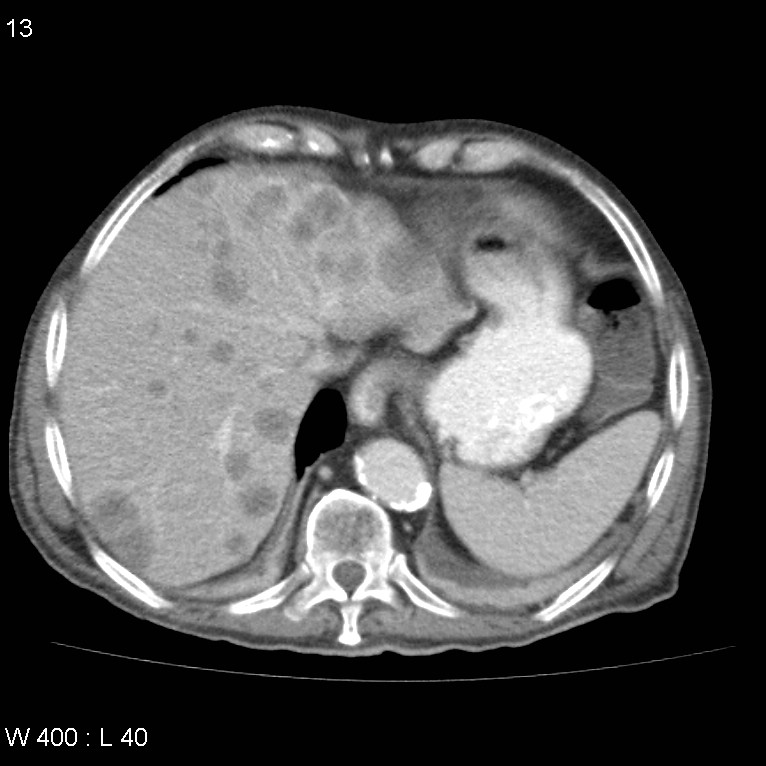
#> input picture data/livermetastases.jpg, 766 x 766 px, found by its file name
$ jupyter execute --allow-errors AIP_Segmentation_total.ipynb   (shell and % lines are left out)
#> lines starting #> are read from the running program, lines starting #| are printed output that depends on the picture; after the words box and inside, x2 and y2 are one past the last pixel; in counts of white or black regions, pixels touching at a corner belong together
<a href="https://colab.research.google.com/github/crystaljwang/tm11005_aip/blob/main/AIP_Segmentation_total.ipynb" target="_parent"></a>

# Exercise 1 Segmentation of metastases.

The purpose of this exercise is to segment metastases in the liver and obtain the size of the largest metastasis. To this end, you will need to segment two structures:

1) a segmentation the liver

2) a segmentation of the metastases

Load the image 'livermetastases.jpg'. Do not forget to convert it to a grayscale, double type.
Crop the image to the part  [200:399];[200:399] .
Make a mask for the liver, you can use tresholding and/or region growing
Make a mask for the metastases: use morphological operations to optimize the result. Note that there is not a single 'correct' solution, try to find a series of operations which gives you a good final segmentation. Create an image after every step and output the results as shown below. Please also explain why you decided to use these steps.
Determine the size of the largest metastasis. Assume the voxel size is  0.4∗0.4∗3  mm 3

[cell 1]
# Run this to use from colab environment

[cell 2]
# Excercise 1.1 answer

# Import necessary libraries
import numpy as np
import matplotlib.pyplot as plt
from imageio.v3 import imread
from skimage.morphology import disk, dilation, erosion, binary_opening, reconstruction
from skimage.measure import label, regionprops
from skimage.color import label2rgb, rgb2gray
from skimage.filters import threshold_otsu, gaussian
from skimage.segmentation import flood_fill, flood

image = np.asarray(imread('tm11005_aip/data/livermetastases.jpg'), dtype = float)[200:399,200:399,:]
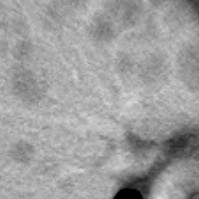
#> image: shape (199, 199, 3) float64; min 0, max 219, mean 158.3
image = rgb2gray(image)
#> image: shape (199, 199) float64
threshold = threshold_otsu(image)
#> threshold = 123.6

# Mask of liver using thresholding
mask_liver_thr = np.zeros(image.shape)
mask_liver_thr[image > threshold] = 1

# Mask of liver using region growing
mask_liver_rg = flood(image, (100,75), connectivity = 1, tolerance = 0.22*255)
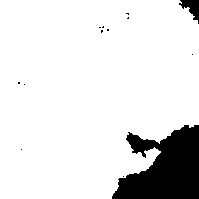
#> mask_liver_rg: shape (199, 199) bool; 88.5% white; 13 black regions (11 under 20 px), largest, box (x1, y1, x2, y2) and area: (112, 125, 199, 199) 4301, (179, 0, 199, 24) 236

# Plot figures
plt.rcParams['figure.figsize'] = [12, 8] # bump up the figure size a bit
fig, axs = plt.subplots(2,2)
axs[0,0].imshow(image, cmap='gray')
axs[0,0].set_title('Original liver image')

axs[0,1].hist(image.ravel(), 40)
axs[0,1].set_title('Histogram of liver image')
axs[0,1].axvline(threshold, color='r')

axs[1,0].imshow(mask_liver_thr, cmap='gray')
axs[1,0].set_title('Mask of liver: thresholding')

axs[1,1].imshow(mask_liver_rg, cmap='gray')
axs[1,1].set_title('Mask of liver: region growing')

plt.show()
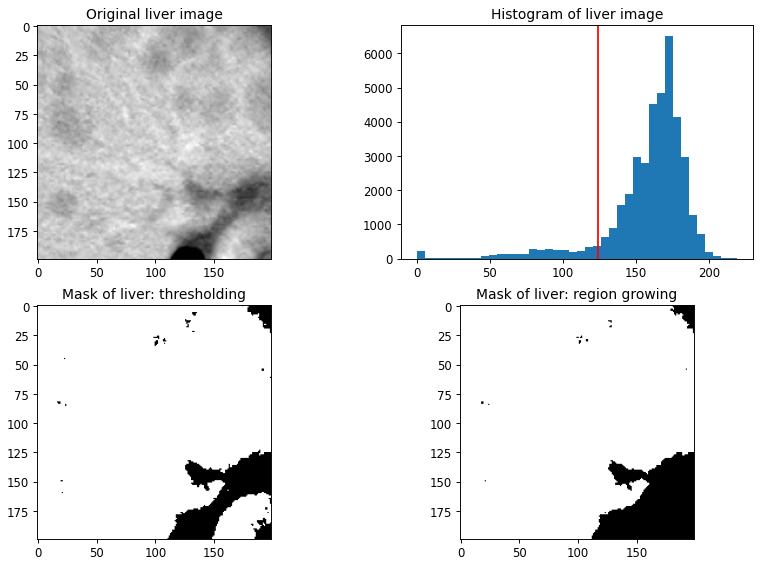
#> figure drawn by matplotlib, 4 panels; panel 2: tallest bar 6495 high, from x = 169.7 to 175.2

# In this case, I would prefer to use region growing, as thresholding also
# picks up a structure with similar intensity (which looks like it's part of the
# small intestine, so not liver tissue).

[cell 3]
# Exercise 1.2 answer

# Use only the segmented liver part of the original image to threshold the metastases
liver_image = image*mask_liver_rg
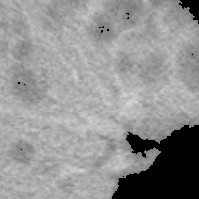
#> liver_image: shape (199, 199) float64; min 0, max 219, mean 146.5
mask_metas_thr = np.zeros(liver_image.shape)
mask_metas_thr[(liver_image < 150) & (liver_image > 115)] = 1

# Opening
mask_ero = erosion(mask_metas_thr, disk(2))
mask_metas = dilation(mask_ero, disk(3))

# Determine the size of the largest metastasis
labels = label(mask_metas)
image_label_overlay = label2rgb(labels, image=mask_metas, bg_label=0)

areas = []
for meta in regionprops(labels):
    areas.append(meta.area)

voxel_size = 0.4*0.4*3  # in mm
largest_meta = max(areas) * voxel_size
print(f'The metastasis with the largest size is {max(areas)} voxels, or {largest_meta:.1f} mm\u00B3.')

# Plot figures
fig, axs = plt.subplots(1,4)
axs[0].imshow(mask_metas_thr, cmap='gray')
axs[0].set_title('Mask with thresholding')

axs[1].imshow(mask_ero, cmap='gray')
axs[1].set_title('Mask after erosion')

axs[2].imshow(mask_metas, cmap='gray')
axs[2].set_title('Mask after dilation')

axs[3].imshow(image_label_overlay)
axs[3].set_title('Labelled metastases')

plt.show()
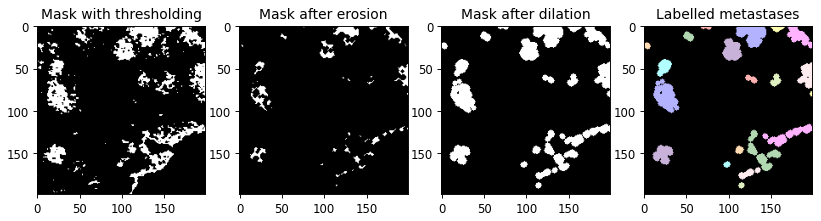
#> figure drawn by matplotlib, 4 panels

# I use thresholding to segment the metastases, as region growing requires
# selection of a seed for every single metastasis, which is time consuming and
# dependent on difficult visual evaluation of the metastases.

# I used a disk radius of 2 for erosion to remove the edges of the liver in
# the lower right corner of the figures from the mask so that these edges
# would not be counted as 1 large metastasis. Then, I used dilation to grow
# the remaining metastases back to their real size.

$ run again, with data/abdomen-CT.jpg copied over data/livermetastases.jpg
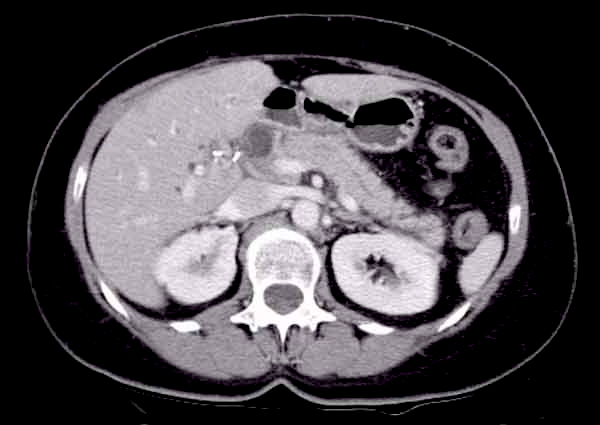
#> input picture data/abdomen-CT.jpg, 600 x 425 px, found by its file name
#> threshold = 109.1
#> `mask_liver_rg = flood(image, (100,75), connectivity = 1, tolerance = 0..`:
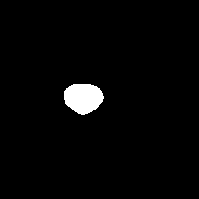
#> mask_liver_rg: shape (199, 199) bool; 2.4% white; 1 white region, box (x1, y1, x2, y2) and area: (64, 84, 104, 115) 942
#> `plt.show()`:
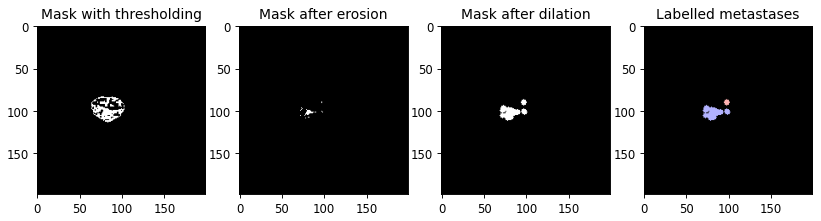
#> figure drawn by matplotlib, 4 panels
